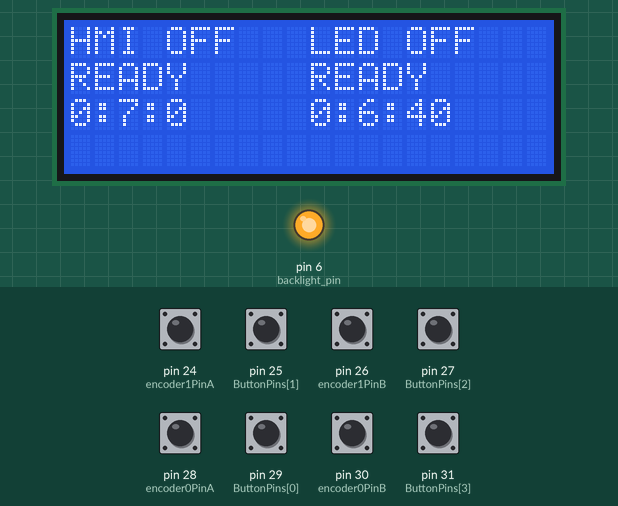
A sketch run on a simulated Arduino Mega 2560, built with avr-gcc and run on an emulated ATmega2560. Shown: 20×4 character LCD, output pins drawn as LEDs (lit = HIGH). The inputs (shaded band) are chosen by the test bench; at power-on: pin 24 (encoder1PinA), pin 25 (ButtonPins[1]), pin 26 (encoder1PinB), pin 27 (ButtonPins[2]), pin 28 (encoder0PinA), pin 29 (ButtonPins[0]), pin 30 (encoder0PinB), pin 31 (ButtonPins[3]) HIGH. Pins used as bus, display or sensor lines are not drawn.

Above: at 1.2 s.
1.3 s: pin 25 (ButtonPins[1]) pulled LOW for 0.15 s
At 3.2 s:
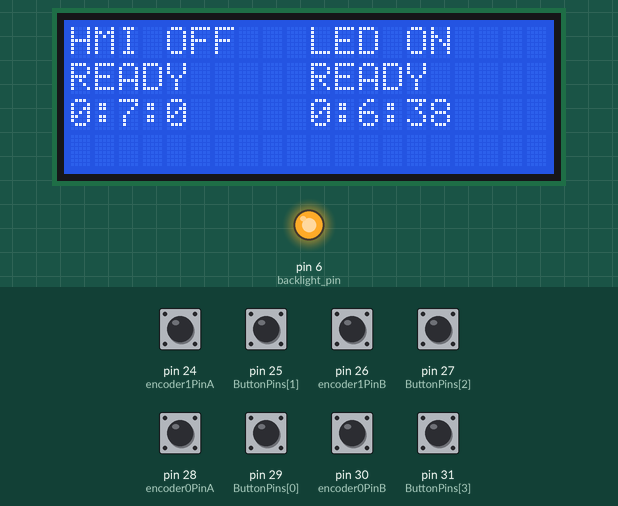
4.4 s: pin 29 (ButtonPins[0]) pulled LOW for 0.15 s
At 6.8 s:
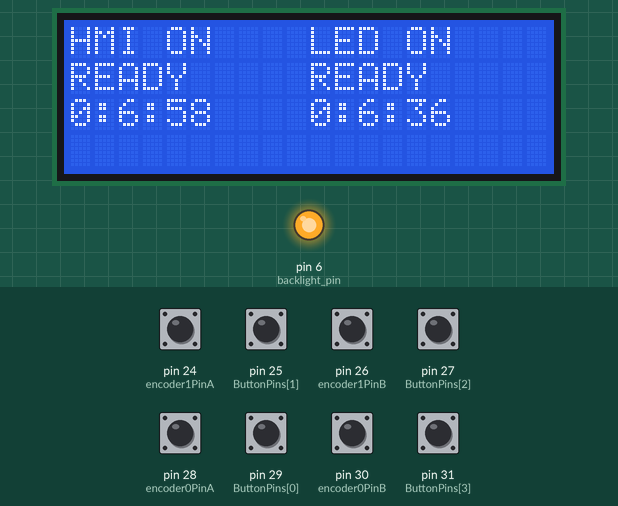
7.5 s: pin 27 (ButtonPins[2]) pulled LOW for 0.15 s
At 9.4 s:
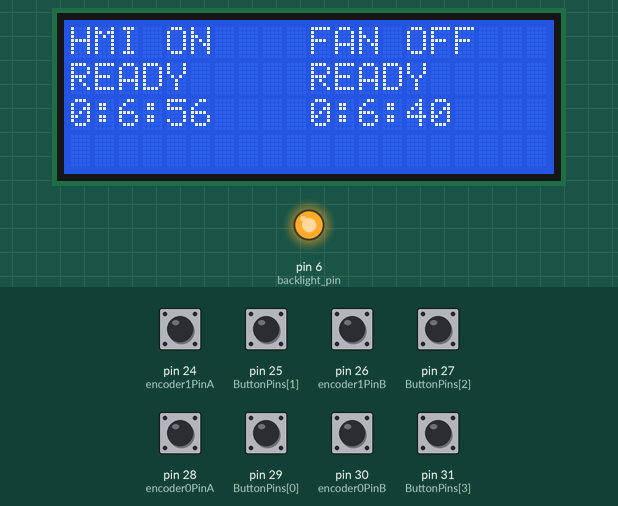
10.6 s: pin 31 (ButtonPins[3]) pulled LOW for 0.15 s
At 13.3 s:
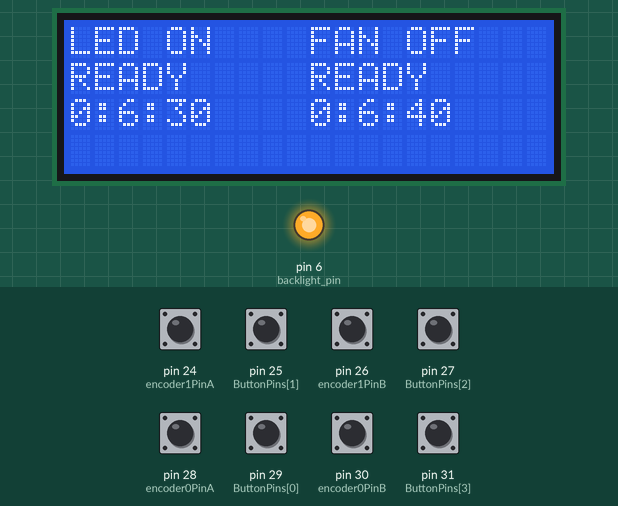
13.7 s: pin 25 (ButtonPins[1]) pulled LOW for 1 s
At 17.4 s:
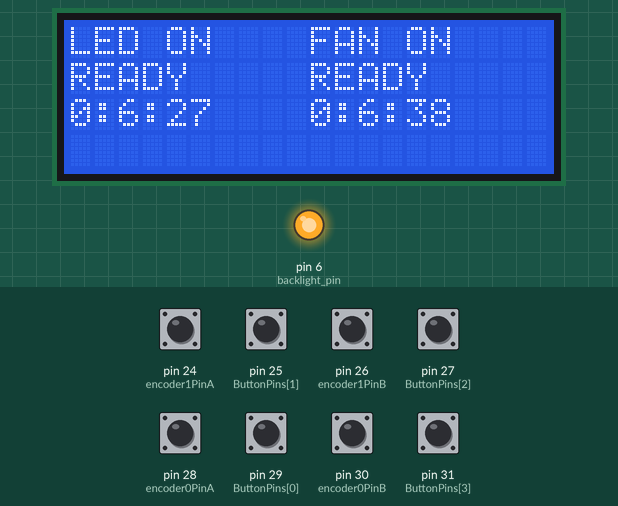
17.7 s: pin 27 (ButtonPins[2]) pulled LOW for 1 s
At 22.4 s:
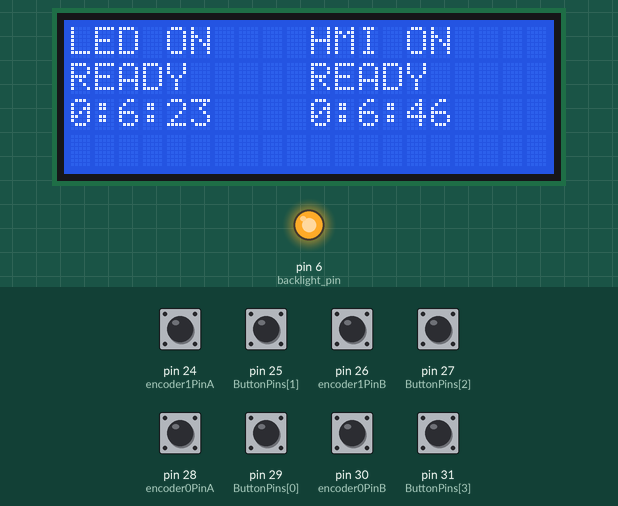
Timing chart, 0 to 22.7 s (numbered marks = the images above; inputs shaded):
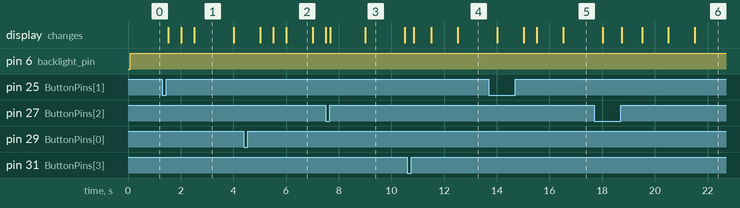

Measured:
- after the input at 1.3 s, the display: first changes after 0.23 s (image 1 shows a later state)
- after the input at 7.5 s, the display: first differs from a run without the input after 0.19 s (image 3 shows a later state)
- after the input at 10.6 s, the display: first changes after 0.25 s (image 4 shows a later state)
- after the input at 17.7 s, the display: first differs from a run without the input after 1.0 s (image 6 shows a later state)

The sketch:

TW_LCD_3.ino
```cpp
//#define LONGPRESS_LEN    200  // Min nr of loops for a long press
#define DEFAULT_LONGPRESS_LEN 500
#define DELAY            20  // Delay per loop in ms

#define HMI_TIME  10
#define LED_TIME  10
#define HMI_COOL  10
#define LCD_TIME  20
#define FAN_TIME  10


#define encoder0PinA  28
#define encoder0PinB  30
#define encoder1PinA 24
#define encoder1PinB  26

#define backlight_pin 6

#include <ButtonHandler.h>
#include <CountUpDownTimer.h>
#include <LiquidCrystal.h>
#include <Rotary.h>
#include <TimerOne.h>

enum {LEFT, RIGHT, ALL};
enum {TOP, MIDDLE};
enum {HMI, LED, FAN, BACKLIGHT};
enum {TIMER_VALUE, COOLDOWN_VALUE, COUNTDOWN_STATE, SSR_STATE, COOLDOWN_STATE};

boolean HMI_ON = false;
boolean HMI_COOLING = false;
boolean LED_ON = false;
boolean FAN_ON = false;

const char* Names[][4] = {
  {"HMI", " OFF", " ON","COOLDOWN"},
  {"LED", " OFF", " ON","COOLDOWN"},
  {"FAN", " OFF", " ON","COOLDOWN"}
};


int TimerStates[4][5] = {
  {420, 420, CD_STOP,false,false},                   // HMI TIMERVALUES, COOLDOWNVALUE, COUNTDOWN_STATE, SSR_STATE, COOLDOWN_STATE
  {400, 0, CD_STOP,false,false},                    // LED TIMERVALUES, COOLDOWNVALUE, COUNTDOWN_STATE, SSR_STATE, COOLDOWN_STATE
  {400, 0, CD_STOP,false,false},                    // FAN VTIMERVALUES, COOLDOWNVALUE, COUNTDOWN_STATE, SSR_STATE, COOLDOWN_STATE
  {5, 0, CD_STOP,false,false}                     // BACKLIGHT TIMERVALUES, COOLDOWNVALUE, COUNTDOWN_STATE, SSR_STATE, COOLDOWN_STATE
};

#define ButtonQuant 4
#define TimerQuant 5
#define SSRQuant 3
#define LcdXSplit 2
#define LcdYSplit 2

volatile boolean SSRStates[SSRQuant] = {false, false, false};
volatile int ButtonPins[ButtonQuant] = {29, 25, 27, 31};
volatile int SSR_Pin [SSRQuant] = {16, 17, 18};
volatile int ButtonEvent[ButtonQuant];
volatile int LcdLabelXPos[LcdXSplit] = {0, 10};
volatile int LcdLabelYPos[LcdYSplit] = {0, 2};


unsigned long previousMillis = 0;
const long interval = 500;

LiquidCrystal lcd(4, 5 , 0, 1, 2, 3);

CountUpDownTimer Timers[TimerQuant] = {
  CountUpDownTimer(DOWN),
  CountUpDownTimer(DOWN),
  CountUpDownTimer(DOWN),
  CountUpDownTimer(DOWN),
  CountUpDownTimer(DOWN)
};


ButtonHandler Buttons[ButtonQuant] = {
  ButtonHandler(ButtonPins[0], DEFAULT_LONGPRESS_LEN),
  ButtonHandler(ButtonPins[1], DEFAULT_LONGPRESS_LEN),
  ButtonHandler(ButtonPins[2], DEFAULT_LONGPRESS_LEN),
  ButtonHandler(ButtonPins[3], DEFAULT_LONGPRESS_LEN)
};

Rotary r = Rotary(encoder0PinA, encoder0PinB);
Rotary r2 = Rotary(encoder1PinA, encoder1PinB);


int LcdState[2];


int TimerCounters[TimerQuant];
int TimerTEMPStates[5];

int countButton = 0;

void TimerIsr() {

  // lcd.print("t");
  //LcdDisplay(RIGHT,TOP);
  //LcdDisplay(LEFT,TOP);

}

void setup()
{
  for (int x = 0; x < ButtonQuant ; x++) {
    pinMode(ButtonPins[x], INPUT);
  }
  for (int x = 0; x < SSRQuant ; x++) {
    pinMode(SSR_Pin[x], OUTPUT);
    digitalWrite(SSR_Pin[x], LOW);
  }

  pinMode(backlight_pin, OUTPUT);
  digitalWrite(backlight_pin, LOW);

  lcd.begin(20, 4);
  Serial.begin(9600);

  //Timer1.initialize(500000);
  //Timer1.attachInterrupt(TimerIsr);

  LcdState[LEFT] = HMI;
  LcdState[RIGHT] = LED;

  Timers[HMI].SetTimer(0, 0, TimerStates[HMI][TIMER_VALUE]);
  Timers[LED].SetTimer(0, 0, TimerStates[LED][TIMER_VALUE]);
  //Timers[COOLDOWN].SetTimer(0,0,TimerStates[COOLDOWN][TIMER_VALUE]);
  Timers[FAN].SetTimer(0, 0, TimerStates[FAN][TIMER_VALUE]);
  Timers[BACKLIGHT].SetTimer(0, 0, TimerStates[BACKLIGHT][TIMER_VALUE]);

  for (int x = 0; x < ButtonQuant ; x++) {
    Buttons[x].init();
  }

  updateTimer(LEFT);
  updateTimer(RIGHT);
  Timers[BACKLIGHT].StartTimer();

  LcdDisplay(LEFT, TOP);
  LcdDisplay(RIGHT, TOP);
 // lcd.setCursor(0, 1);
 // lcd.print(Timers[HMI].ShowClock());
}

void print_event(int button_name, int event)
{
  if (event)
  {
    //lcd.print(button_name);
    Timers[BACKLIGHT].ResetTimer();
    Timers[BACKLIGHT].StartTimer();
    switch (button_name) {
      case 0:
        switch (event) {
          case 1:
            Timers[LcdState[LEFT]].StartTimer();
            break;
          case 2:
            Timers[LcdState[LEFT]].ResetTimer();
            updateTimer(LEFT);
            break;
          break;
        }
        break;
      case  1:
        switch (event) {
          case 1:
            Timers[LcdState[RIGHT]].StartTimer();
            break;
          case 2:
            Timers[LcdState[RIGHT]].ResetTimer();
            updateTimer(RIGHT);
            break;
          break;
        }
        break;
      case 2:
        switch (event) {
          case 1:
            if (LcdState[RIGHT] < 2)
            {
              LcdState[RIGHT]++;
            }
            else  LcdState[RIGHT] = 0;
            break;
          case 2:
            if (LcdState[RIGHT] < 2)
            {
              LcdState[RIGHT]++;
            }
            else  LcdState[RIGHT] = 0;
            break;
          break;
        }
        break;
      case 3:
        switch (event) {
          case 1:
            if (LcdState[LEFT] < 2)
            {
              LcdState[LEFT]++;
            }
            else  LcdState[LEFT] = 0;
            break;
          case 2:
            if (LcdState[LEFT] < 2)
            {
              LcdState[LEFT]++;
            }
            else  LcdState[LEFT] = 0;
            break;
          break;
        }
        break;
      break;
    }
    LcdDisplay(LEFT, TOP);
    LcdDisplay(RIGHT, TOP);
  }
  //Serial.print(".SL"[event]);
  //lcd.print(".SL"[event]);
}

void loop()
{
  unsigned long currentMillis = millis();
  unsigned char result = r.process();
  unsigned char result2 = r2.process();
  if (currentMillis - previousMillis >= interval) {
    previousMillis = currentMillis;
    Timers[HMI].Timer();
    Timers[LED].Timer();
    Timers[FAN].Timer();
    //Timers[COOLDOWN].Timer();
    Timers[BACKLIGHT].Timer();
    LcdDisplay(LEFT, TOP);
    LcdDisplay(RIGHT, TOP);
    updateTimer(ALL);
  }
  if (Timers[BACKLIGHT].ShowClock() > 0) digitalWrite(backlight_pin, HIGH);
  else digitalWrite(backlight_pin, LOW);

  if (countButton > 40)
  {
    for (int i = 0; i < ButtonQuant; i++) {
      ButtonEvent[i] = Buttons[i].handle();
      //LcdDisplay();

      // do other things
      print_event(i, ButtonEvent[i]);

      countButton = 0;
    }
  }
  countButton++;
  static int counter = 0;


  if (result2) {
    Timers[BACKLIGHT].ResetTimer();
    Timers[BACKLIGHT].StartTimer();
    if (result2 == DIR_CW) {
      TimerCounters[LcdState[RIGHT]]++;
    }
    if (result2 == DIR_CCW) {
      TimerCounters[LcdState[RIGHT]]--;
    }
    Timers[LcdState[RIGHT]].SetTimer(TimerCounters[LcdState[RIGHT]]);
    LcdDisplay(RIGHT, TOP);
  }


  if (result /*&& timer1_state != CD_FINISHED*/) {
    Timers[BACKLIGHT].ResetTimer();
    Timers[BACKLIGHT].StartTimer();
    if ((result == DIR_CW) && (TimerStates[LcdState[LEFT]][COOLDOWN_STATE]) == false) {
    TimerCounters[LcdState[LEFT]]++;
    }
    if ((result == DIR_CCW) && (TimerStates[LcdState[LEFT]][COOLDOWN_STATE]) == false){
    TimerCounters[LcdState[LEFT]]--;
    }
    Timers[LcdState[LEFT]].SetTimer(TimerCounters[LcdState[LEFT]]);
    LcdDisplay(LEFT,TOP);
  }
}


void updateTimer(int LcdPos)
{
  int TimerSelect = LcdState[LcdPos];
  TimerCounters[TimerSelect] = Timers[TimerSelect].ShowClock();
  for (int i = 0; i < 3; i++) {
    TimerStates[i][COUNTDOWN_STATE] = Timers[i].StateTimer();

    switch (TimerStates[i][COUNTDOWN_STATE]) {
      case CD_RUNNING:
        Timers[BACKLIGHT].ResetTimer();
        Timers[BACKLIGHT].StartTimer();
        if (TimerStates[i][COOLDOWN_STATE]==false) {
          digitalWrite(SSR_Pin[i], HIGH);
          TimerStates[i][SSR_STATE] = true;
        }
        break;
      case CD_STOP:
        digitalWrite(SSR_Pin[i], LOW);
        TimerStates[i][SSR_STATE] = false;
        break;
      case CD_PAUSED:
        digitalWrite(SSR_Pin[i], LOW);
        TimerStates[i][SSR_STATE] = false;
        break;
      case CD_FINISHED:
        digitalWrite(SSR_Pin[i], LOW);
        TimerStates[i][SSR_STATE] = false;
        //        if (TimerTEMPStates[BACKLIGHT] != CD_FINISHED)
        //        {
        //          Timers[BACKLIGHT].ResetTimer();
        //          Timers[BACKLIGHT].StartTimer();
        //        }
        //lcd.setCursor(10,1);
        //lcd.print(TimerStates[i][COOLDOWN_VALUE]);
        if (TimerStates[i][COOLDOWN_STATE]==true){
          Timers[i].SetTimer(TimerStates[i][TIMER_VALUE]);
          TimerStates[i][COOLDOWN_STATE]=false;

          //Timers[i].StartTimer();
        }
        else if (TimerStates[i][COOLDOWN_VALUE]>0){
          Timers[i].SetTimer(TimerStates[i][COOLDOWN_VALUE]);
          TimerStates[i][COOLDOWN_STATE]=true;
          Timers[i].StartTimer();
        }
        else {
          Timers[i].ResetTimer();
        }
        break;
      break;
    }
  }
}


void LcdDisplay (int Index_X, int Index_Y)
{
  lcd.setCursor(LcdLabelXPos[Index_X], LcdLabelYPos[Index_Y]);

  lcd.print("         ");
  lcd.setCursor(LcdLabelXPos[Index_X], LcdLabelYPos[Index_Y]);

  lcd.print(Names[LcdState[Index_X]][0]);
  if (TimerStates[LcdState[Index_X]][SSR_STATE]==true) lcd.print(" ON");
  else lcd.print(" OFF");
  if (TimerStates[LcdState[Index_X]][COOLDOWN_STATE]==true){
    lcd.setCursor(LcdLabelXPos[Index_X],1);
    lcd.print("COOLDOWN");
    lcd.setCursor(LcdLabelXPos[Index_X], LcdLabelYPos[Index_Y]);
  }
  else {
    lcd.setCursor(LcdLabelXPos[Index_X],1);
    lcd.print("READY     ");
    lcd.setCursor(LcdLabelXPos[Index_X], LcdLabelYPos[Index_Y]);
  }
  //lcd.print(LcdState[Index_X]);

  lcd.setCursor(LcdLabelXPos[Index_X], LcdLabelYPos[Index_Y] + 2);
  lcd.print("        ");
  lcd.setCursor(LcdLabelXPos[Index_X], LcdLabelYPos[Index_Y] + 2);

  //lcd.print(LcdState[Index_X]);
  lcd.print(Timers[LcdState[Index_X]].ShowHours());
  lcd.print(":");
  lcd.print(Timers[LcdState[Index_X]].ShowMinutes());
  lcd.print(":");
  lcd.print(Timers[LcdState[Index_X]].ShowSeconds());


}
```
